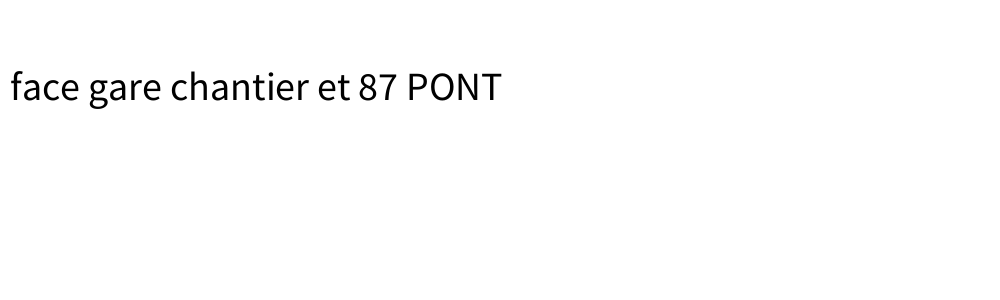
Frame 1 (no input)
Frame 60 (the mouse pressed at the canvas centre just before this capture): identical to frame 1, image omitted
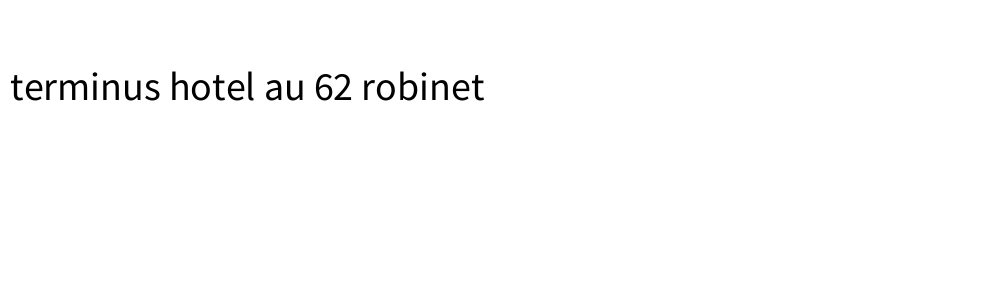
Frame 120 (the mouse held since frame 60 and released just before this capture)

The Processing sketch that drew these frames (run headless with seeded random() and noise(); from frame 60 on, the mouse is pressed at the canvas centre):

// Processing sketch: Camille_random_sentences
// ── Camille_random_sentences.pde
String sentence = "";
  String[] lieu = {
    "ici", "terminus", "face gare", "1ère à droite", "avenue foch"
  };
  String[] action = {
    "livraison", "DISTRIBUTION", "chantier", "concours", "boucherie", "hotel", "restaurant", "réseau", "danger", "incident", "mort", "avenue"
  };
  String[] determinent = {
    "de", "au", "et", "du"
  };
  String[] chiffre = {
    "82", "87", "62", "55", "52", "50", "312", "00000", "52121"
  };
  String[] sujet =  {
    "robinet", "gaz", "maréchal", "transformation", "eau", "bière d'alsace", "client", "casque", "PONT", "public", "tour"
  };


void setup()
{
  sentence = randomSentence();
  size(1000, 300);
}   

void draw()
{
  background(255);
  fill(0);
  textSize(40);
  text(sentence, 10, 100);
}

void mousePressed()
{
  sentence = randomSentence();
}

String randomSentence()
{
  String s =  randomString(lieu) + " " + randomString(action) + " " + randomString(determinent)+ " " + randomString(chiffre) + " " + randomString(sujet);
  println(s);
  return s;
}

String randomString(String[] s)
{
  int index = int(random(s.length-1));
  return s[index];
}
